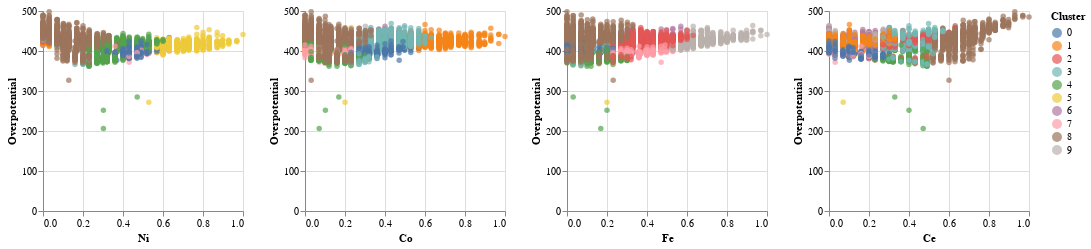

The notebook cell this image was saved under:
### Code cell
input_dropdown = alt.binding_select(options=['0','1','2', '3', '4', '5', '6', '7', '8'])
selection = alt.selection_single(fields=['Cluster'], bind=input_dropdown, name='Number ')
color = alt.condition(selection,
                    alt.Color('Cluster:N'),
                    alt.value('lightgray'))

chart = alt.Chart(Cluster_Visualization).mark_circle().encode(
    x='Ni',
    y='Overpotential',
    color=color,
    tooltip=['Ni', 'Fe', 'Co', 'Ce']
).properties(
    width=200,
    height=200
).add_selection(
    selection
)

chart | chart.encode(x='Co') | chart.encode(x='Fe') | chart.encode(x='Ce')

### Figure 1 — Vega-Lite specification as saved in the notebook (floating-point values rounded to 4 significant figures; data arrays with more than 128 entries replaced by an {"elided": "..."} marker saying what was removed)
{"$schema": "https://vega.github.io/schema/vega-lite/v2.6.0.json", "config": {"view": {"height": 300, "width": 400}}, "datasets": {"data-7a0f28a08a587304df8460b2c9735346": {"elided": "6074 records"}}, "hconcat": [{"data": {"name": "data-7a0f28a08a587304df8460b2c9735346"}, "encoding": {"color": {"condition": {"field": "Cluster", "selection": "Number ", "type": "nominal"}, "value": "lightgray"}, "tooltip": [{"field": "Ni", "type": "quantitative"}, {"field": "Fe", "type": "quantitative"}, {"field": "Co", "type": "quantitative"}, {"field": "Ce", "type": "quantitative"}], "x": {"field": "Ni", "type": "quantitative"}, "y": {"field": "Overpotential", "type": "quantitative"}}, "height": 200, "mark": "circle", "selection": {"Number ": {"bind": {"input": "select", "options": ["0", "1", "2", "3", "4", "5", "6", "7", "8"]}, "empty": "all", "fields": ["Cluster"], "on": "click", "resolve": "global", "type": "single"}}, "width": 200}, {"data": {"name": "data-7a0f28a08a587304df8460b2c9735346"}, "encoding": {"color": {"condition": {"field": "Cluster", "selection": "Number ", "type": "nominal"}, "value": "lightgray"}, "tooltip": [{"field": "Ni", "type": "quantitative"}, {"field": "Fe", "type": "quantitative"}, {"field": "Co", "type": "quantitative"}, {"field": "Ce", "type": "quantitative"}], "x": {"field": "Co", "type": "quantitative"}, "y": {"field": "Overpotential", "type": "quantitative"}}, "height": 200, "mark": "circle", "selection": {"Number ": {"bind": {"input": "select", "options": ["0", "1", "2", "3", "4", "5", "6", "7", "8"]}, "empty": "all", "fields": ["Cluster"], "on": "click", "resolve": "global", "type": "single"}}, "width": 200}, {"data": {"name": "data-7a0f28a08a587304df8460b2c9735346"}, "encoding": {"color": {"condition": {"field": "Cluster", "selection": "Number ", "type": "nominal"}, "value": "lightgray"}, "tooltip": [{"field": "Ni", "type": "quantitative"}, {"field": "Fe", "type": "quantitative"}, {"field": "Co", "type": "quantitative"}, {"field": "Ce", "type": "quantitative"}], "x": {"field": "Fe", "type": "quantitative"}, "y": {"field": "Overpotential", "type": "quantitative"}}, "height": 200, "mark": "circle", "selection": {"Number ": {"bind": {"input": "select", "options": ["0", "1", "2", "3", "4", "5", "6", "7", "8"]}, "empty": "all", "fields": ["Cluster"], "on": "click", "resolve": "global", "type": "single"}}, "width": 200}, {"data": {"name": "data-7a0f28a08a587304df8460b2c9735346"}, "encoding": {"color": {"condition": {"field": "Cluster", "selection": "Number ", "type": "nominal"}, "value": "lightgray"}, "tooltip": [{"field": "Ni", "type": "quantitative"}, {"field": "Fe", "type": "quantitative"}, {"field": "Co", "type": "quantitative"}, {"field": "Ce", "type": "quantitative"}], "x": {"field": "Ce", "type": "quantitative"}, "y": {"field": "Overpotential", "type": "quantitative"}}, "height": 200, "mark": "circle", "selection": {"Number ": {"bind": {"input": "select", "options": ["0", "1", "2", "3", "4", "5", "6", "7", "8"]}, "empty": "all", "fields": ["Cluster"], "on": "click", "resolve": "global", "type": "single"}}, "width": 200}]}
